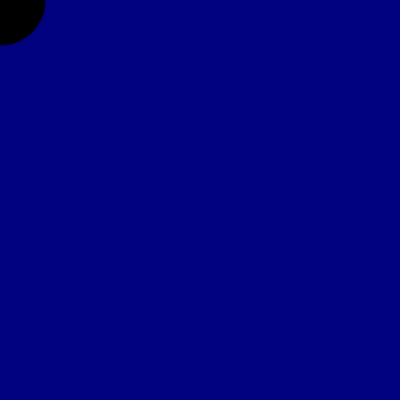
Frame 1 (no input)
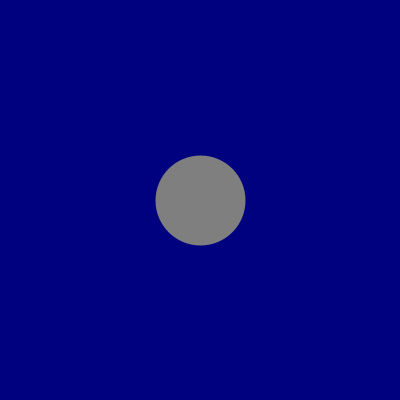
Frame 60 (the mouse pressed at the canvas centre just before this capture)
Frame 120 (the mouse held since frame 60 and released just before this capture): identical to frame 1, image omitted

The Processing sketch that drew these frames (run headless with seeded random() and noise(); from frame 60 on, the mouse is pressed at the canvas centre):

// Processing sketch: challenge13
// ── challenge13.pde
//make circle move

int xValue;
int yValue;
void setup()

{

size(400,400);

xValue =0;
yValue =0;
strokeWeight(90);

frameRate(4);

stroke(#FA0000);
//color of point


}




void draw()

{

background(382);
stroke(xValue/400.0*255);
point(xValue,yValue);


xValue = xValue + 25;
yValue = yValue + 25;

if (xValue > 400)


{

xValue = 0;

}


if(yValue > 400)

 {

 yValue = 0;

 }
}
